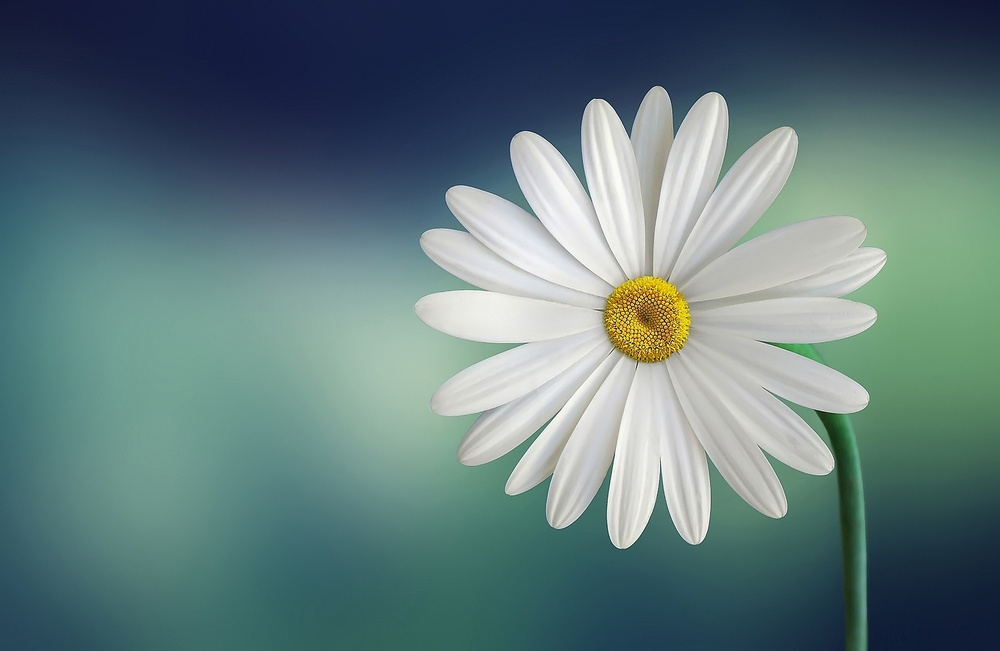
#> input picture bung-A.jpg, 1000 x 651 px, shrunk from 1920 x 1250 before the run
$ python Noise.py
#> lines starting #> are read from the running program, lines starting #| are printed output that depends on the picture
import numpy as np
import cv2
from matplotlib import pyplot as plt

def main():
    gambar = input("Masukkan Nama File dan Ekstensinya: ")
#> the answer given: bung-A.jpg
    noiseRemover(gambar)

def noiseRemover(x):
#> called with x = 'bung-A.jpg'
    image = cv2.imread(x,1)
#> image is the input picture: shape (651, 1000, 3); mean B, G, R 123.8, 122.5, 97.3

    image_greyscale = cv2.imread(x,0)
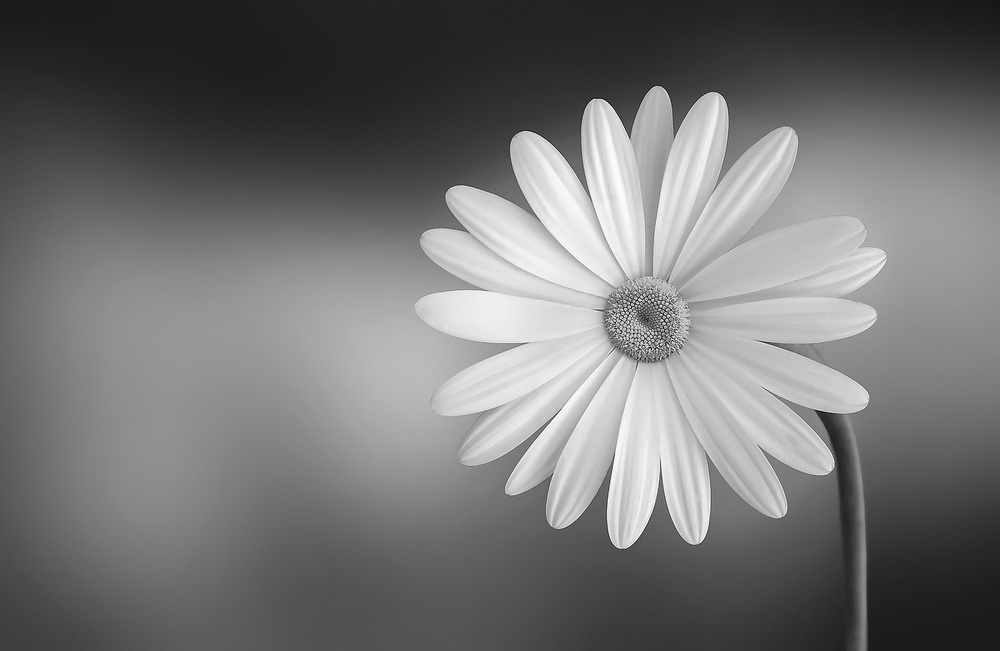
#> image_greyscale: shape (651, 1000); min 7, max 255, mean 115.1

    noiseless_image_greyscale = cv2.fastNlMeansDenoising(image_greyscale, None, 20, 7, 21)

    noiseless_image = cv2.fastNlMeansDenoisingColored(image,None,20,20,7,21)

    titles = ['Gambar Asli','Gambar setelah Noise Dihilangkan', 'Gambar Asli (grayscale)','Gambar setelah Noise Dihilangkan (grayscale)']
    images = [image,noiseless_image, image_greyscale, noiseless_image_greyscale]
    plt.figure(figsize=(13,5))
    for i in range(4):
        plt.subplot(2,2,i+1)
        plt.imshow(cv2.cvtColor(images[i],cv2.COLOR_BGR2RGB))
        plt.title(titles[i])
        plt.xticks([])
        plt.yticks([])
    plt.tight_layout()
    plt.show()
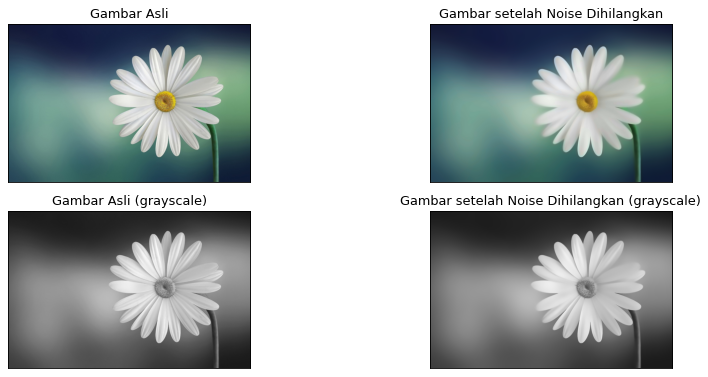
#> figure drawn by matplotlib, 4 panels

main()

#referensi
#https://www.youtube.com/watch?v=Czdo4VWJNAM
